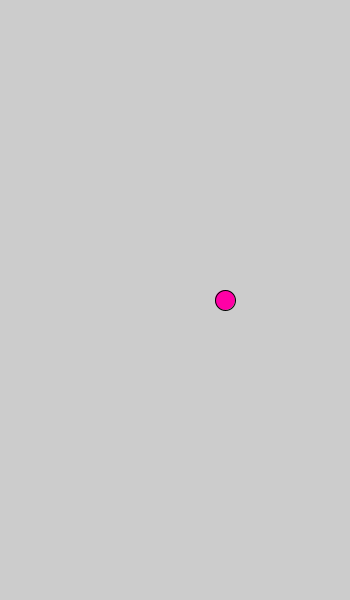
Frame 1 (no input)
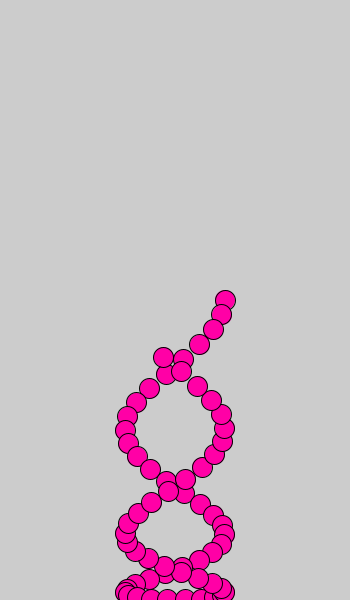
Frame 60 (the mouse pressed at the canvas centre just before this capture)
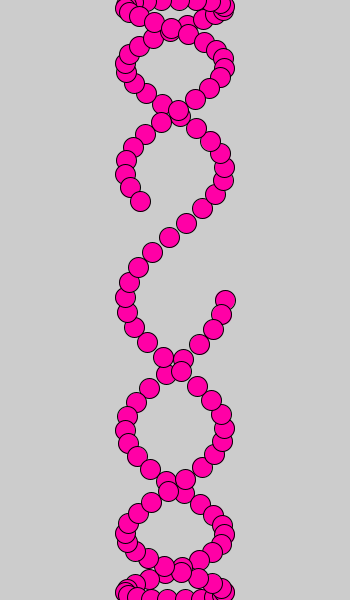
Frame 120 (the mouse held since frame 60 and released just before this capture)

The Processing sketch that drew these frames (run headless with seeded random() and noise(); from frame 60 on, the mouse is pressed at the canvas centre):

// Processing sketch: processing_95069
// ── processing_95069.pde

float incrementer = 0; 
void setup () {
  
  size (350,600);
  smooth();
}

void draw() {
  //background (200);
  fill (255,0,166);
  float yOff = sin (incrementer ) * 300;
  float xOff = cos (incrementer *7)*50;
  ellipse (175 + xOff, 300 + yOff,20,20);
  
  println (sin(incrementer)* 50);
  incrementer += .05;
}
